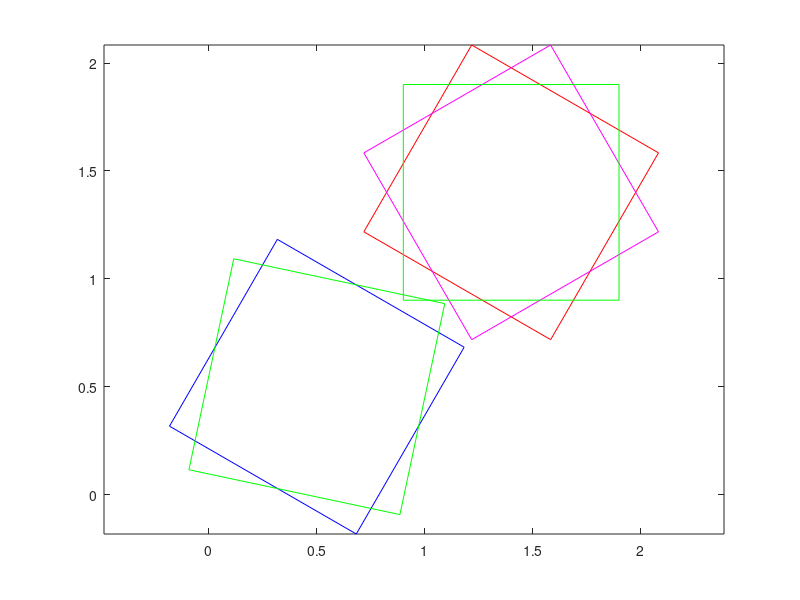

Write MATLAB code to recreate this figure.
box1 = [ 
 -0.183001 0.316944 0 ;
 0.683056 -0.183001 0 ;
 1.183 0.683056 0 ;
 0.316944 1.183 0 ;
 -0.183001 0.316944 1 ;
 0.683056 -0.183001 1 ;
 1.183 0.683056 1 ;
 0.316944 1.183 1
]; 

box2 = [
 0.717999 1.21794 0.901 ;
 1.58406 0.717999 0.901 ;
 2.084 1.58406 0.901 ;
 1.21794 2.084 0.901 ;
 0.717999 1.21794 1.901 ;
 1.58406 0.717999 1.901 ;
 2.084 1.58406 1.901 ;
 1.21794 2.084 1.901 
];

plot([box1(1:4,1); box1(1,1)], [box1(1:4,2); box1(1,2)], 'b-'); hold on;
plot([box2(1:4,1); box2(1,1)], [box2(1:4,2); box2(1,2)], 'r-'); hold on;

%plot([box1(5:8,1); box1(5,1)], [box1(5:8,2); box1(5,2)], 'g-'); hold on;
%plot([box2(5:8,1); box2(5,1)], [box2(5:8,2); box2(5,2)], 'm-'); hold on;
axis equal;

box3 = [ 
 0.717964 1.58393 0.901 ;
 1.21807 0.717964 0.901 ;
 2.08404 1.21807 0.901 ;
 1.58393 2.08404 0.901 ;
 0.717964 1.58393 1.901 ;
 1.21807 0.717964 1.901 ;
 2.08404 1.21807 1.901 ;
 1.58393 2.08404 1.901
];

plot([box3(1:4,1); box3(1,1)], [box3(1:4,2); box3(1,2)], 'm-'); hold on;

box4 = [
 -0.0930199 0.114867 0 ;
 0.885133 -0.0930199 0 ;
 1.09302 0.885133 0 ;
 0.114867 1.09302 0 ;
 -0.0930199 0.114867 1 ;
 0.885133 -0.0930199 1 ;
 1.09302 0.885133 1 ;
 0.114867 1.09302 1
];
box5 = [
 0.900906 1.90091 0.901 ;
 0.901094 0.900906 0.901 ;
 1.90109 0.901094 0.901 ;
 1.90091 1.90109 0.901 ;
 0.900906 1.90091 1.901 ;
 0.901094 0.900906 1.901 ;
 1.90109 0.901094 1.901 ;
 1.90091 1.90109 1.901
];

plot([box4(1:4,1); box4(1,1)], [box4(1:4,2); box4(1,2)], 'g-'); hold on;
plot([box5(1:4,1); box5(1,1)], [box5(1:4,2); box5(1,2)], 'g-'); hold on;
